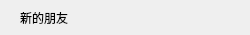
<?xml version="1.0" encoding="UTF-8"?>
<ui version="4.0">
 <class>GroupTipItem</class>
 <widget class="QWidget" name="GroupTipItem">
  <property name="geometry">
   <rect>
    <x>0</x>
    <y>0</y>
    <width>250</width>
    <height>35</height>
   </rect>
  </property>
  <property name="minimumSize">
   <size>
    <width>250</width>
    <height>35</height>
   </size>
  </property>
  <property name="maximumSize">
   <size>
    <width>250</width>
    <height>35</height>
   </size>
  </property>
  <property name="windowTitle">
   <string>Form</string>
  </property>
  <layout class="QVBoxLayout" name="verticalLayout">
   <property name="spacing">
    <number>0</number>
   </property>
   <property name="leftMargin">
    <number>20</number>
   </property>
   <property name="topMargin">
    <number>0</number>
   </property>
   <property name="rightMargin">
    <number>0</number>
   </property>
   <property name="bottomMargin">
    <number>0</number>
   </property>
   <item>
    <widget class="QLabel" name="label">
     <property name="minimumSize">
      <size>
       <width>0</width>
       <height>25</height>
      </size>
     </property>
     <property name="maximumSize">
      <size>
       <width>16777215</width>
       <height>25</height>
      </size>
     </property>
     <property name="text">
      <string>新的朋友</string>
     </property>
    </widget>
   </item>
  </layout>
 </widget>
 <resources/>
 <connections/>
</ui>
